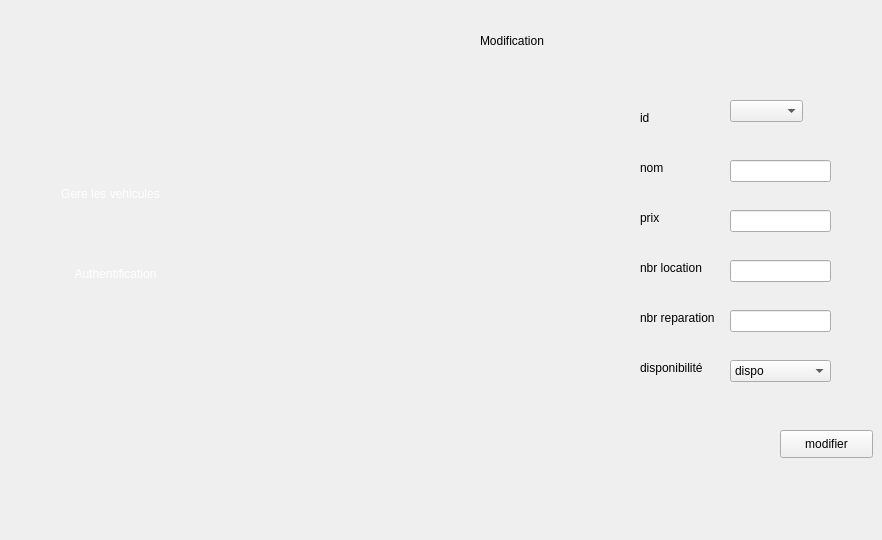
    <widget class="QWidget" name="update">
     <widget class="QLabel" name="label_11">
      <property name="geometry">
       <rect>
        <x>480</x>
        <y>20</y>
        <width>271</width>
        <height>41</height>
       </rect>
      </property>
      <property name="styleSheet">
       <string notr="true">background : none;  </string>
      </property>
      <property name="text">
       <string>Modification</string>
      </property>
     </widget>
     <widget class="QLabel" name="label_12">
      <property name="geometry">
       <rect>
        <x>640</x>
        <y>110</y>
        <width>56</width>
        <height>16</height>
       </rect>
      </property>
      <property name="styleSheet">
       <string notr="true"> background : none; </string>
      </property>
      <property name="text">
       <string>id</string>
      </property>
     </widget>
     <widget class="QPushButton" name="pushButton_3">
      <property name="geometry">
       <rect>
        <x>780</x>
        <y>430</y>
        <width>93</width>
        <height>28</height>
       </rect>
      </property>
      <property name="styleSheet">
       <string notr="true">background : none; </string>
      </property>
      <property name="text">
       <string>modifier</string>
      </property>
     </widget>
     <widget class="QLineEdit" name="nprix">
      <property name="geometry">
       <rect>
        <x>730</x>
        <y>210</y>
        <width>101</width>
        <height>22</height>
       </rect>
      </property>
      <property name="styleSheet">
       <string notr="true">background : none; </string>
      </property>
     </widget>
     <widget class="QLineEdit" name="nnom">
      <property name="geometry">
       <rect>
        <x>730</x>
        <y>160</y>
        <width>101</width>
        <height>22</height>
       </rect>
      </property>
      <property name="styleSheet">
       <string notr="true">background : none; </string>
      </property>
     </widget>
     <widget class="QLineEdit" name="nnbrrepa">
      <property name="geometry">
       <rect>
        <x>730</x>
        <y>310</y>
        <width>101</width>
        <height>22</height>
       </rect>
      </property>
      <property name="styleSheet">
       <string notr="true">background : none; </string>
      </property>
     </widget>
     <widget class="QLineEdit" name="nnbrloca">
      <property name="geometry">
       <rect>
        <x>730</x>
        <y>260</y>
        <width>101</width>
        <height>22</height>
       </rect>
      </property>
      <property name="styleSheet">
       <string notr="true">background : none; </string>
      </property>
     </widget>
     <widget class="QLabel" name="label_13">
      <property name="geometry">
       <rect>
        <x>640</x>
        <y>210</y>
        <width>81</width>
        <height>16</height>
       </rect>
      </property>
      <property name="styleSheet">
       <string notr="true"> background : none; </string>
      </property>
      <property name="text">
       <string>prix</string>
      </property>
     </widget>
     <widget class="QLabel" name="label_14">
      <property name="geometry">
       <rect>
        <x>640</x>
        <y>160</y>
        <width>56</width>
        <height>16</height>
       </rect>
      </property>
      <property name="styleSheet">
       <string notr="true"> background : none; </string>
      </property>
      <property name="text">
       <string>nom</string>
      </property>
     </widget>
     <widget class="QLabel" name="label_15">
      <property name="geometry">
       <rect>
        <x>640</x>
        <y>260</y>
        <width>81</width>
        <height>16</height>
       </rect>
      </property>
      <property name="styleSheet">
       <string notr="true"> background : none; </string>
      </property>
      <property name="text">
       <string>nbr location</string>
      </property>
     </widget>
     <widget class="QLabel" name="label_16">
      <property name="geometry">
       <rect>
        <x>640</x>
        <y>310</y>
        <width>81</width>
        <height>16</height>
       </rect>
      </property>
      <property name="styleSheet">
       <string notr="true"> background : none; </string>
      </property>
      <property name="text">
       <string>nbr reparation</string>
      </property>
     </widget>
     <widget class="QLabel" name="label_17">
      <property name="geometry">
       <rect>
        <x>640</x>
        <y>360</y>
        <width>81</width>
        <height>16</height>
       </rect>
      </property>
      <property name="styleSheet">
       <string notr="true"> background : none; </string>
      </property>
      <property name="text">
       <string>disponibilité</string>
      </property>
     </widget>
     <widget class="QComboBox" name="ndispo">
      <property name="geometry">
       <rect>
        <x>730</x>
        <y>360</y>
        <width>101</width>
        <height>22</height>
       </rect>
      </property>
      <item>
       <property name="text">
        <string>dispo</string>
       </property>
      </item>
      <item>
       <property name="text">
        <string>non-dispo</string>
       </property>
      </item>
     </widget>
     <widget class="QPushButton" name="pushButton_14">
      <property name="geometry">
       <rect>
        <x>30</x>
        <y>180</y>
        <width>161</width>
        <height>28</height>
       </rect>
      </property>
      <property name="styleSheet">
       <string notr="true">

background-color: transparent;
	font: 10pt &quot;Segoe UI Historic&quot;;
	color: rgb(255, 255, 255);
background: none;
border: none;
background-repeat none;
</string>
      </property>
      <property name="text">
       <string>Gere les vehicules</string>
      </property>
     </widget>
     <widget class="QLabel" name="ar_10">
      <property name="geometry">
       <rect>
        <x>220</x>
        <y>0</y>
        <width>151</width>
        <height>531</height>
       </rect>
      </property>
      <property name="styleSheet">
       <string notr="true">

background-color: transparent;
	border-image: url(:/bg.png);

background: none;
border: none;
background-repeat: none;
</string>
      </property>
      <property name="text">
       <string/>
      </property>
     </widget>
     <widget class="QPushButton" name="icon2_16">
      <property name="geometry">
       <rect>
        <x>260</x>
        <y>140</y>
        <width>91</width>
        <height>91</height>
       </rect>
      </property>
      <property name="cursor">
       <cursorShape>PointingHandCursor</cursorShape>
      </property>
      <property name="styleSheet">
       <string notr="true">
border-image: url(:/icon-supp2.png);
background-color: transparent;
background: none;
border: none;
background-repeat: none;
</string>
      </property>
      <property name="text">
       <string/>
      </property>
     </widget>
     <widget class="QPushButton" name="icon4_15">
      <property name="geometry">
       <rect>
        <x>260</x>
        <y>400</y>
        <width>91</width>
        <height>91</height>
       </rect>
      </property>
      <property name="cursor">
       <cursorShape>PointingHandCursor</cursorShape>
      </property>
      <property name="styleSheet">
       <string notr="true">
border-image: url(:/icon-afficher2.png);
background-color: transparent;
background: none;
border: none;
background-repeat: none;
</string>
      </property>
      <property name="text">
       <string/>
      </property>
     </widget>
     <widget class="QLabel" name="selected2_17">
      <property name="geometry">
       <rect>
        <x>-10</x>
        <y>170</y>
        <width>231</width>
        <height>51</height>
       </rect>
      </property>
      <property name="styleSheet">
       <string notr="true">
background-color: transparent;
background: none;
	border-image: url(:/selected2.png);
border: none;
background-repeat: none;
</string>
      </property>
      <property name="text">
       <string/>
      </property>
     </widget>
     <widget class="QLabel" name="selected_10">
      <property name="geometry">
       <rect>
        <x>240</x>
        <y>270</y>
        <width>101</width>
        <height>91</height>
       </rect>
      </property>
      <property name="styleSheet">
       <string notr="true">
background-color: transparent;
background: none;
	border-image: url(:/selected.png);
border: none;
background-repeat: none;
</string>
      </property>
      <property name="text">
       <string/>
      </property>
     </widget>
     <widget class="QPushButton" name="icon3_14">
      <property name="geometry">
       <rect>
        <x>260</x>
        <y>270</y>
        <width>91</width>
        <height>91</height>
       </rect>
      </property>
      <property name="cursor">
       <cursorShape>PointingHandCursor</cursorShape>
      </property>
      <property name="styleSheet">
       <string notr="true">
background-color: transparent;
	border-image: url(:/icon-modif2.png);
background: none;
border: none;
background-repeat: none;
</string>
      </property>
      <property name="text">
       <string/>
      </property>
     </widget>
     <widget class="QPushButton" name="pushButton_15">
      <property name="geometry">
       <rect>
        <x>30</x>
        <y>260</y>
        <width>171</width>
        <height>28</height>
       </rect>
      </property>
      <property name="styleSheet">
       <string notr="true">

background-color: transparent;
	font: 10pt &quot;Segoe UI Historic&quot;;
	color: rgb(255, 255, 255);
background: none;
border: none;
background-repeat: none;
</string>
      </property>
      <property name="text">
       <string>Authentification</string>
      </property>
     </widget>
     <widget class="QPushButton" name="icon4_16">
      <property name="geometry">
       <rect>
        <x>260</x>
        <y>20</y>
        <width>91</width>
        <height>91</height>
       </rect>
      </property>
      <property name="cursor">
       <cursorShape>PointingHandCursor</cursorShape>
      </property>
      <property name="styleSheet">
       <string notr="true">
border-image: url(:/icon-ajout2.png);
background-color: transparent;
background: none;
border: none;
background-repeat: none;
</string>
      </property>
      <property name="text">
       <string/>
      </property>
     </widget>
     <widget class="QComboBox" name="nid">
      <property name="geometry">
       <rect>
        <x>730</x>
        <y>100</y>
        <width>73</width>
        <height>22</height>
       </rect>
      </property>
     </widget>
     <zorder>selected2_17</zorder>
     <zorder>label_11</zorder>
     <zorder>label_12</zorder>
     <zorder>pushButton_3</zorder>
     <zorder>nprix</zorder>
     <zorder>nnom</zorder>
     <zorder>nnbrrepa</zorder>
     <zorder>nnbrloca</zorder>
     <zorder>label_13</zorder>
     <zorder>label_14</zorder>
     <zorder>label_15</zorder>
     <zorder>label_16</zorder>
     <zorder>label_17</zorder>
     <zorder>ndispo</zorder>
     <zorder>pushButton_14</zorder>
     <zorder>ar_10</zorder>
     <zorder>icon4_15</zorder>
     <zorder>selected_10</zorder>
     <zorder>icon3_14</zorder>
     <zorder>pushButton_15</zorder>
     <zorder>icon4_16</zorder>
     <zorder>icon2_16</zorder>
     <zorder>nid</zorder>
    </widget>
